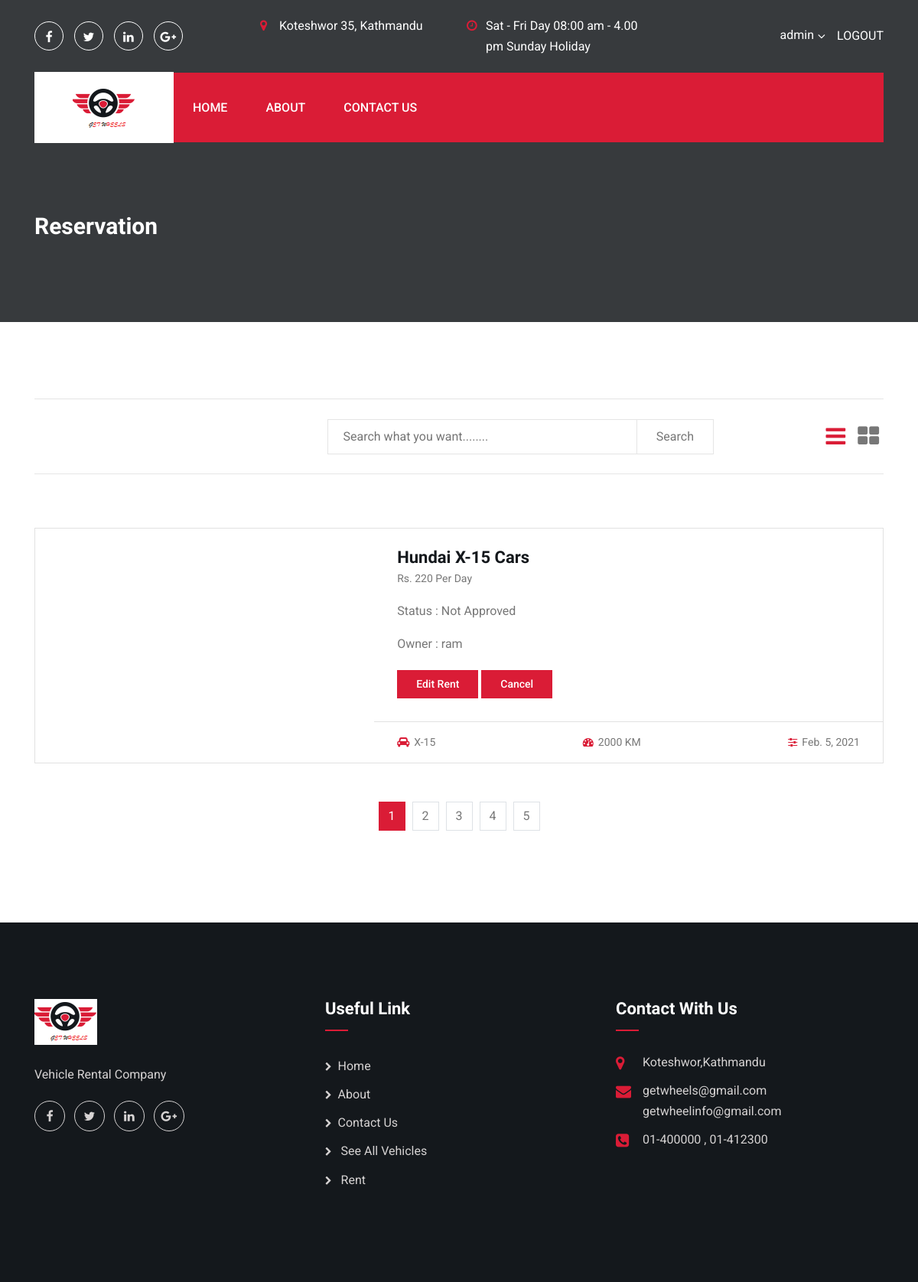
The page /profile/ (signed in) on the database as committed earlier.
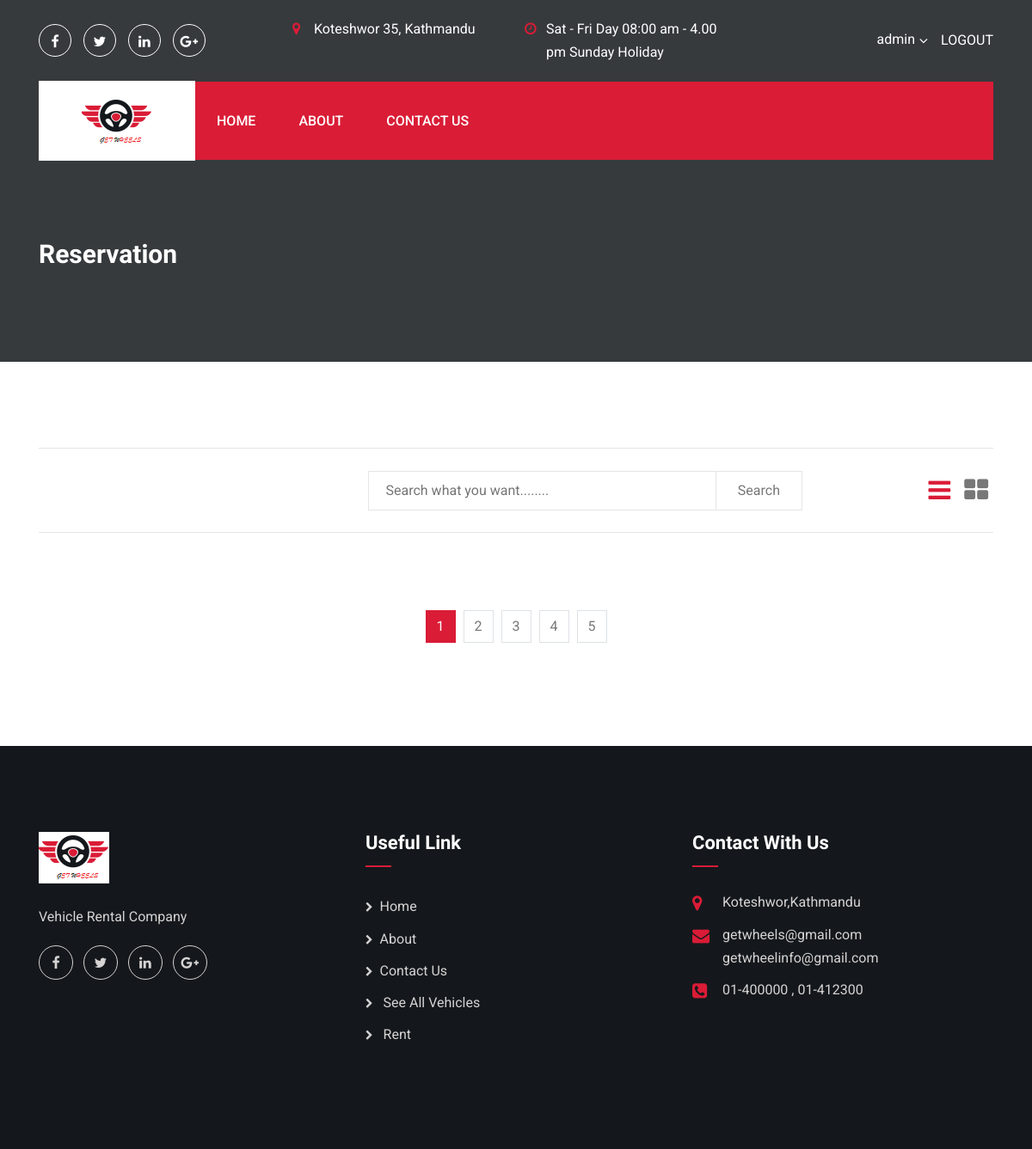
The same page on the database as committed later.
### home/models.py (models this page shows, shortened)
class VehicleAvailable(models.Model):
    user = models.ForeignKey(settings.AUTH_USER_MODEL,on_delete=models.CASCADE,default=None,null=True)
    type = models.TextField()
    manufacturer_company = models.TextField(max_length=100)
    model = models.TextField(max_length=100)
    pickup = models.TextField(max_length=300)
    dropup = models.TextField(max_length=300)
    available_till_time = models.TimeField(null= True,blank=True)
    available_till_date = models.DateField()
    description = models.TextField(max_length=500)
    image = models.TextField()
    priceph = models.IntegerField()
    km_travelled = models.IntegerField()
    slug  = models.SlugField(unique=True)
    ordered = models.BooleanField(default=False)
    terms = models.BooleanField(default=False)
    def get_absolute_url(self):
        return reverse("home:reservation", kwargs={'slug': self.slug})

### home/views.py (the view, shortened to what this page needs)
# urls.py: path('profile/',views.Profile.as_view(), name ='profile'),
class Profile(BaseView): #/profile  #hirer ko profile display
    def get(self,request):
        self.template_context['ovehicles'] = UserAvailable.objects.filter(user__id = self.request.user.id)
        query = request.GET.get('query')
        if query is not None and query != '':
            self.template_context['search_result'] = VehicleAvailable.objects.filter(
                Q(type__icontains=query)| Q(model__icontains=query) |Q(manufacturer_company__startswith=query)|
                Q(manufacturer_company__endswith=query)
            )
            self.template_context['search_for'] = query
            return render(request, 'search-list.html', self.template_context)
        else:
            return render(request,'hire-profile.html',self.template_context)

### home/forms.py
class ConsultaionForm(ModelForm):
    class Meta:
        model = Consultaion
        fields = '__all__'

### home/templates/hire-profile.html (shortened to what this page needs)
{% extends 'base.html' %}
{% load static %}
{% block content %}
<section class="inner-page-banner bg_img overlay-3" data-background="{%static 'assets/images/inner-page-bg.jpg' %}">
    <div class="container">
        <div class="row">
            <div class="col-md-12">
                <h2 class="page-title">reservation</h2>
            </div>
        </div>
    </div>
</section>
<section class="car-search-section pt-120 pb-120">
    <div class="container">
        <div class="row">
            <div class="col-lg-12">
                <div class="car-search-filter-area">
                    <div class="car-search-filter-form-area">
                        <form class="car-search-filter-form">
                            <div class="row justify-content-between">
                                <div class="col-lg-4 col-md-5 col-sm-6">
                                </div>
                                <div class="col-lg-7 col-md-7 col-sm-6 d-flex">
                                    <input type="text" name="query" id="car_search"
                                           placeholder="Search what you want........">
                                    <button class="search-submit-btn">Search</button>
                                </div>
                            </div>
                        </form>
                    </div>
                    <div class="view-style-toggle-area">
                        <button class="view-btn list-btn active"><i class="fa fa-bars"></i></button>
                        <button class="view-btn grid-btn"><i class="fa fa-th-large"></i></button>
                    </div>
                </div>
            </div>
        </div>
        <div class="row mt-70">
            <div class="col-lg-12">
                <div class="car-search-result-area list--view row mb-none-30">
                    {% for order in ovehicles %}
                    {% for avehicle in order.items.all %}
                    <div class="col-md-6 col-12">
                        <div class="car-item car-item--style2">
                            <div class="thumb bg_img" data-background="{{avehicle.image}}"></div>
                            <div class="car-item-body">
                                <div class="content">
                                    <h4 class="title">{{avehicle.manufacturer_company}} {{avehicle.model}}
                                        {{avehicle.type}}</h4>
                                    <span class="price"> Rs. {{avehicle.priceph}} per day</span>
                                    {% if  order.approved %}
                                    <p>Status : Approved </p>
                                    {% else %}
                                    <p>Status : Not Approved </p>
                                    {% endif %}
                                    <p> Owner : {{avehicle.user}} </p>
                                    <a>
                                        <form method="get" action="{% url 'home:reservation-update' slug=avehicle.slug %}" >
                                            <button class="cmn-btn" name="update-btn" >Edit Rent</button>
                                        </form>
                                    </a>
                                    <a>
                                        <form method="post" action="{% url 'home:cancel' slug=avehicle.slug %}" >
                                            <button type="submit" class="cmn-btn" name="cmn-btn">Cancel</button>
                                        </form>
                                    </a>
                                </div>
                                <div class="car-item-meta">
                                    <ul class="details-list">
                                        <li><i class="fa fa-car"></i>{{avehicle.model}}</li>
                                        <li><i class="fa fa-tachometer"></i>{{avehicle.km_travelled}} KM</li>
                                        <li><i class="fa fa-sliders"></i>{{avehicle.available_till_date}}</li>
                                    </ul>
                                </div>
                            </div>
                        </div>
                    </div>
                    {% endfor %}
                    {% endfor %}
                </div>
                <nav class="d-pagination" aria-label="Page navigation example">
                    <ul class="pagination justify-content-center">
                        <li class="page-item active"><a class="page-link" href="#">1</a></li>
                        <li class="page-item"><a class="page-link" href="#">2</a></li>
                        <li class="page-item"><a class="page-link" href="#">3</a></li>
                        <li class="page-item"><a class="page-link" href="#">4</a></li>
                        <li class="page-item"><a class="page-link" href="#">5</a></li>
                    </ul>
                </nav>
            </div>
        </div>
    </div>
</section>
{% endblock %}

### home/templates/base.html (shortened to what this page needs)
<!DOCTYPE html>
{% load static %}
<html lang="en">
<head>
  <link rel="stylesheet" href="{%static 'assets/css/fontawesome.min.css' %}">
  <link rel="stylesheet" href="{%static 'assets/css/bootstrap.min.css' %}">
  <link rel="stylesheet" href="{%static 'assets/css/lightcase.css' %}">
  <link rel="stylesheet" href="{%static 'assets/css/animate.css' %}">
  <link rel="stylesheet" href="{%static 'assets/css/nice-select.css' %}">
  <link rel="stylesheet" href="{%static 'assets/css/datepicker.min.css' %}">
  <link rel="stylesheet" href="{%static 'assets/css/wickedpicker.min.css' %}">
  <link rel="stylesheet" href="{%static 'assets/css/jquery-ui.min.css' %}">
  <link rel="stylesheet" href="{%static 'assets/css/owl.carousel.min.css' %}">
  <link rel="stylesheet" href="{%static 'assets/css/main.css' %}">
</head>
<body>
  <header class="header-section">
    <div class="header-top">
      <div class="container">
        <div class="row align-items-center">
          <div class="col-lg-3">
            <ul class="social-links">
              <li><a href="http://www.facebook.com/"><i class="fa fa-facebook"></i></a></li>
                  <li><a href="http://www.twitter.com/"><i class="fa fa-twitter"></i></a></li>
                  <li><a href="http://www.linkedin.com/"><i class="fa fa-linkedin"></i></a></li>
                  <li><a href="http://www.google.com/"><i class="fa fa-google-plus"></i></a></li>
            </ul>
          </div>
          <div class="col-lg-6">
            <ul class="header-info d-flex justify-content-center">
              <li>
                <i class="fa fa-map-marker"></i>
                <p>Koteshwor 35, Kathmandu</p>
              </li>
              <li>
                <i class="fa fa-clock-o"></i>
                <p>Sat - Fri Day 08:00 am - 4.00 pm Sunday Holiday</p>
              </li>
            </ul>
          </div>
          <div class="col-lg-3">
            <div class="header-action d-flex align-items-center justify-content-end">
              <div class="lag-select-area">
                {% if user.is_authenticated %}
                </div>
                <div>
                  <a href="{% url 'home:logout' %}" style="color:white">LOGOUT</a>
                </div>
                {% else %}
              </div>
              <div class="login-reg">
                  <a href="{% url 'home:signup' %}">Sign Up</a>
                  <a href="{% url 'home:login' %}">Sign in</a>
              </div>
              {% endif %}
            </div>
          </div>
        </div>
      </div>
    </div>
    <div class="header-bottom">
      <div class="container">
        <nav class="navbar navbar-expand-lg p-0">
          <a class="site-logo site-title" href="/"><img src="{%static 'assets/images/logo1.png' %}" alt="site-logo"><span class="logo-icon"></span></a>
          <div class="collapse navbar-collapse" id="navbarSupportedContent">
            <ul class="navbar-nav main-menu mr-auto">
              <li><a href="/">Home</a></li>
              <li><a href="{% url 'home:about' %}">About</a>
              <li><a href="contact.html">contact us</a></li>
            </ul>
          </div>
        </nav>
      </div>
    </div>
  </header>
{% block content %}
  {% endblock %}
  <footer class="footer-section">
    <div class="footer-top pt-120 pb-120">
      <div class="container">
        <div class="row">
          <div class="col-lg-4 col-sm-8">
            <div class="footer-widget widget-about">
              <div class="widget-about-content">
                <a href="index.html" class="footer-logo"><img src="{%static 'assets/images/logo1.png' %}" alt="logo"></a>
                <p>Vehicle Rental Company </p>
                <ul class="social-links">
                  <li><a href="http://www.facebook.com/"><i class="fa fa-facebook"></i></a></li>
                  <li><a href="http://www.twitter.com/"><i class="fa fa-twitter"></i></a></li>
                  <li><a href="http://www.linkedin.com/"><i class="fa fa-linkedin"></i></a></li>
                  <li><a href="http://www.google.com/"><i class="fa fa-google-plus"></i></a></li>
                </ul>
              </div>
            </div>
          </div>
          <div class="col-lg-4 col-sm-8">
            <div class="footer-widget widget-menu">
              <h4 class="widget-title">useful link</h4>
              <ul>
                <li><a href="/">Home</a></li>
                <li><a href="about.html">About</a>
                <li><a href="contact.html">contact us</a></li>
                <li><a href="{% url 'home:available' %}"> See all vehicles</a></li>
                <li><a href="{% url 'home:rent' %}"> Rent</a> </li>
              </ul>
            </div>
          </div>
          <div class="col-lg-4 col-sm-8">
            <div class="footer-widget widget-address">
              <h4 class="widget-title">contact with us</h4>
              <ul>
                <li>
                  <i class="fa fa-map-marker"></i>
                  <span>Koteshwor,Kathmandu</span>
                </li>
                <li>
                  <i class="fa fa-envelope"></i>
                  <span>getwheels@gmail.com getwheelinfo@gmail.com</span>
                </li>
                <li>
                  <i class="fa fa-phone-square"></i>
                  <span>01-400000 , 01-412300</span>
                </li>
              </ul>
            </div>
          </div>
        </div>
      </div>
    </div>
  </footer>
<link href="https://gitcdn.github.io/bootstrap-toggle/2.2.2/css/bootstrap-toggle.min.css" rel="stylesheet">
</body>
</html>

Rows that differ between the two databases and show on the page:
removed VehicleAvailable: manufacturer_company "Hundai", model "X-15", type "Cars", priceph "220", user "ram", km_travelled "2000", available_till_date "Feb. 5, 2021"
